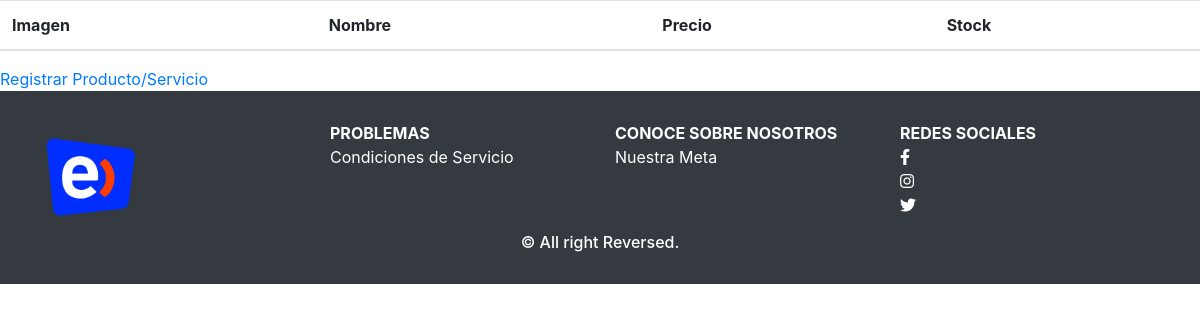
Before: / with the older database file.
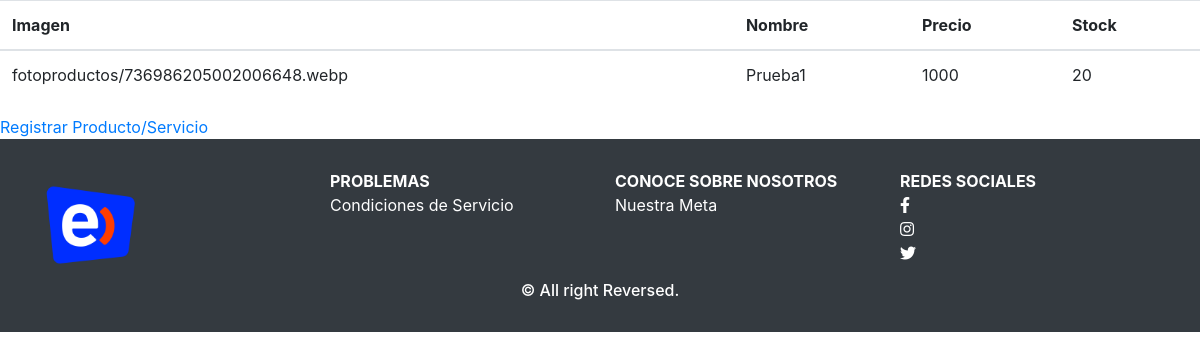
After: the same page with the newer database file.
### ENTELAPP/models.py (models this page shows, shortened)
class PRODUCTO(models.Model):
    id_producto = models.AutoField(primary_key=True)
    nombre = models.CharField(max_length=50,null=True,verbose_name='Nombre del producto')
    precio = models.IntegerField(verbose_name='Precio del producto',null=True)
    stock = models.IntegerField(verbose_name='Stock del producto',null=True)
    desc = models.TextField(verbose_name='Descripcion del producto',null=True)
    fabricante = models.CharField(max_length=50,verbose_name='Fabricante del producto',null=True)
    imagen = models.ImageField(upload_to="fotoproductos",verbose_name='Imagen del producto',null=True)
    nom_tipo_producto = models.ForeignKey(TIPO_PRODUCTO,on_delete=models.CASCADE,verbose_name='Tipo producto')

### ENTELAPP/views.py (the view)
# urls.py: path('',catalogoDeOfertas,name='home'),
def catalogoDeOfertas(request):
    producto = PRODUCTO.objects.all
    datos = {
        'producto': producto
    }
    return render(request,'catalogoOfertas.html',datos)

### ENTELAPP/templates/catalogoOfertas.html (shortened to what this page needs)
{% load static %} {% load bootstrap4 %} {%load crispy_forms_tags %}
<!DOCTYPE html>
<html lang="en">
<head>
    {% bootstrap_css %}
    <link rel="stylesheet" href="{% static 'AppWeb/css/style.css' %}">
    <link rel="stylesheet" href="https://cdnjs.cloudflare.com/ajax/libs/font-awesome/5.14.0/css/all.min.css">
</head>
<body style="background-color:#ffffff;">
    <div id="divlist">
        <table class="table">
            <thead>
                <tr>
                    <th scope="col">Imagen</th>
                    <th scope="col">Nombre</th>
                    <th scope="col">Precio</th>
                    <th scope="col">Stock</th>
                </tr>
            </thead>
            <tbody>
                {% for p in producto%}
                <tr>
                    <td>{{p.imagen}}</td>
                    <td>{{p.nombre}}</td>
                    <td>{{p.precio}}</td>
                    <td>{{p.stock}}</td>
                </tr>
                {% endfor %}
            </tbody>
        </table>
    </div>
    <div>
        <a href="{% url 'registrarProductos'%}">
            Registrar Producto/Servicio
        </a>
    </div>
    <footer class="bg-dark text-white footer ">
        <div class="container">
            <nav class="row">
                <a href="{% url 'home'%}" class="col-3 text-reset text-uppercase d-flex align-items-center ">
                    <img src="{% static 'AppWeb/img/logo-entel.png' %}" width="90" height="80" alt="Logo GroupZero" class="img-logo mr-2">
                </a>
                <ul class="col-3 list-unstyled">
                    <li class="font-weight-bold text-uppercase">Problemas</li>
                    <li><a href="{% url 'home'%}" class="text-reset">Condiciones de Servicio</a></li>
                </ul>
                <ul class="col-3 list-unstyled">
                    <li class="font-weight-bold text-uppercase">Conoce Sobre Nosotros</li>
                    <li><a href="#" class="text-reset">Nuestra Meta</a></li>
                </ul>
                <ul class="col-3 list-unstyled">
                    <li class="font-weight-bold text-uppercase">Redes Sociales</li>
                    <li>
                        <a href="https://web.facebook.com/?_rdc=1&_rdr" class="text-reset">
                            <i class="fab fa-facebook-f"></i>
                        </a>
                    </li>
                    <li>
                        <a href="https://www.instagram.com/" class="text-reset">
                            <i class="fab fa-instagram"></i>
                        </a>
                    </li>
                    <li>
                        <a href="https://www.twitch.tv/directory/following" class="text-reset">
                            <i class="fab fa-twitter"></i>
                        </a>
                    </li>
                </ul>
                <p class="col-12 text-center h6">© All right Reversed.</p>
            </nav>
        </div>
        <br>
    </footer>
</body>
</html>

Changed rows visible on the page:
added PRODUCTO: imagen "fotoproductos/736986205002006648.webp", nombre "Prueba1", precio "1000", stock "20"
